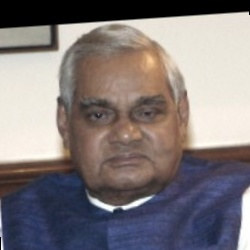
#> input picture Face Recognition/test-data/4/Atal_Bihari_Vajpayee_0022.jpg, 250 x 250 px
$ python -i main.py   (imports and definitions only)
#> lines starting #> are read from the running program, lines starting #| are printed output that depends on the picture
#> further down, picture is the input picture: shape (250, 250, 3); mean B, G, R 122.5, 121.6, 129.2
import cv2
import os
import numpy as np
import matplotlib.pyplot as plt

training_data_folder = r"D:\AI\CV\Project\Face recognition with openCV\temp_repo\Chapter07\Exercise7.01\dataset\training-data"
test_data_folder = r"D:\AI\CV\Project\Face recognition with openCV\temp_repo\Chapter07\Exercise7.01\dataset\test-data"

# Read a sample image
image_path = R"D:\AI\CV\Project\Face recognition with openCV\temp_repo\Chapter07\Exercise7.01\dataset\test-data\0\Junichiro_Koizumi_0021.jpg"
# [4 lines not run here, left out]

haarcascade_frontalface = r"D:\AI\CV\Project\Face recognition with openCV\haarcascade_frontalface.xml"
face_cascade = cv2.CascadeClassifier(haarcascade_frontalface)

def detect_face(input_img):
    img_gray = cv2.cvtColor(input_img, cv2.COLOR_BGR2GRAY)
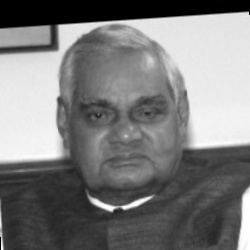
#> img_gray: shape (250, 250); min 0, max 255, mean 124

    faces = face_cascade.detectMultiScale(img_gray)
#> faces = [[63, 67, 125, 125]]

    if (len(faces)==0):
        return -1, -1

    (x, y, w, h) = faces[0]
#> x = 63; y = 67; w = 125; h = 125

    return img_gray[y:y+h, x:x+w], faces[0]

def prepare_data(training_data_folder):
    detected_faces = []
    labels = []

    training_image_dir_name = os.listdir(training_data_folder)

    for dir_name in training_image_dir_name:
        label = int(dir_name)

        training_image_dir_path = os.path.join(training_data_folder, dir_name)
        for image_name in os.listdir(training_image_dir_path):
            image_path = os.path.join(training_image_dir_path, image_name)
            image = cv2.imread(image_path)

            face, rect = detect_face(image)
            if face is not None:
                resized_face = cv2.resize(face, (120, 120), interpolation=cv2.INTER_AREA)
                detected_faces.append(resized_face)
                labels.append(label)
    return detected_faces, labels

# [1 line that did not run here, left out]
# [2 lines not run here, left out]


# Eigen face
# Recognize the face identity
eigenfaces_recognizer = cv2.face.EigenFaceRecognizer_create()
# [1 line not run here, left out]

def draw_rectangle(test_img, rect):
    x, y, w, h = rect
    cv2.rectangle(test_img, (x, y), (x+w, y+h), (0, 255, 0), 2)

def write_text(test_img, label_text, x, y):
    cv2.putText(test_img, label_text, (x, y), cv2.FONT_HERSHEY_PLAIN, 1.5, (0, 255, 0), 2)

tags = ['0', '1', '2', '3', '4']

def predict(test_img):
    detected_face, rect = detect_face(test_img)
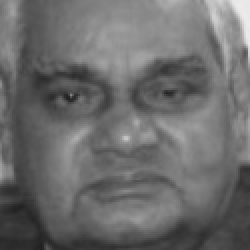
#> detected_face: shape (125, 125) (shown 2 times larger); min 32, max 237, mean 107.3
#> rect = [63, 67, 125, 125]
    resized_test_img = cv2.resize(detected_face, (120, 120), interpolation=cv2.INTER_AREA)
#> (the run stopped early here; a loop or call above may not have finished)
